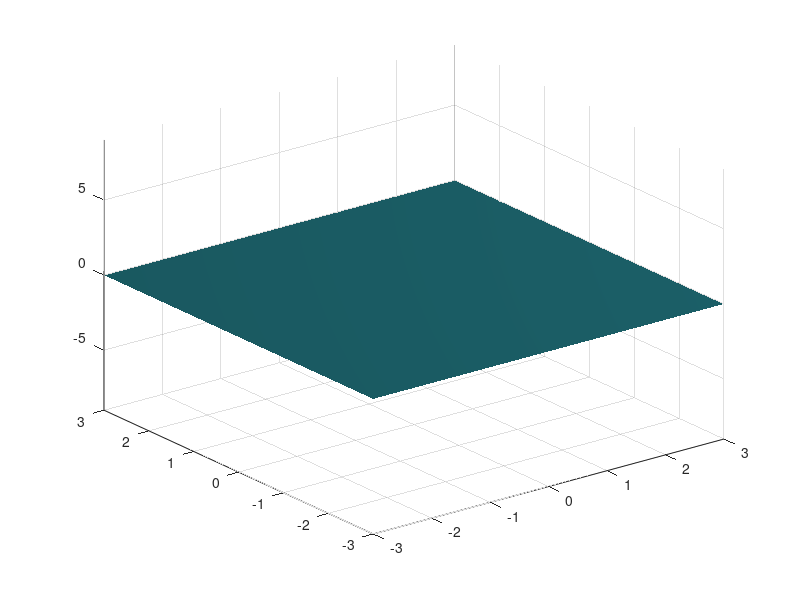

Recreate this plot in MATLAB.
%% |gif| documentation
% The |gif| function is the simplest way to make gifs. Simply call
% 
%   gif('myfile.gif') 
% 
% to first the first frame, and then call 
% 
%   gif
% 
% to write each subsequent frame. That's it. 
% 
%% Syntax
% 
%  gif('filename.gif') 
%  gif(...,'DelayTime',DelayTimeValue,...) 
%  gif(...,'LoopCount',LoopCountValue,...) 
%  gif(...,'frame',handle,...) 
%  gif(...,'nodither') 
%  gif 
%  gif('clear') 
% 
%% Description 
% 
% |gif('filename.gif')| writes the first frame of a new gif file by the name |filename.gif|. 
% 
% |gif(...,'DelayTime',DelayTimeValue,...)| specifies a the delay time in seconds between
% frames. Default delay time is |1/15|. 
% 
% |gif(...,'LoopCount',LoopCountValue,...)| specifies the number of times the gif animation 
% will play. Default loop count is |Inf|. 
% 
% |gif(...,'frame',handle,...)| uses the frame of the given figure or set of axes. The default 
% frame handle is |gca|, meaning the current axes. To turn an entire figure window into a gif, 
% use |'frame',gcf| to use the current figure. 
% 
% |gif(...,'nodither')| maps each color in the original image to the closest color in the new 
% without dithering. Dithering is performed by default to achieve better color resolution, 
% albeit at the expense of spatial resolution.
% 
% |gif| adds a frame to the current gif file. 
% 
% |gif('clear')| clears the persistent variables associated with the most recent gif. 
% 
%% Example 
% Consider this sample surface that changes over time: 

% Some sample data: 
t = sin(linspace(0,2*pi,30)); 
[X,Y,Z] = peaks(500); 

% Plot the first frame: 
h = surf(X,Y,Z*t(1)); 
shading interp
axis([-3 3 -3 3 -9 9])

% Make it fancy: 
camlight
set(gca,'color','k') 
set(gcf,'color','k') 
caxis([min(Z(:)) max(Z(:))])

%% Write the first frame: 
% When your plot looks the way you want the first frame of the gif to look, create a new gif file
% and write the first frame like this: 
% 
%  gif('myfile.gif') 
% 
% If you want to specify certain options, include them the first time you call |gif|. For example, 
% if you want a 0.2 second delay between each frame, you want the loop to run five times, and you 
% want to use the entire figure window rather than the current axes, specifying all those options
% would look like this: 
% 
%  gif('myfile.gif','DelayTime',0.2,'LoopCount',5,'frame',gcf)
% 
%% Write the rest of the frames 
% After the first frame has been written, write each subsequent frame simply by calling |gif| without
% any options. Here we loop through the remaining 29 frames:
% 
%  for k = 2:30
%     set(h,'Zdata',Z*t(k))
%     gif
%  end

%% 
% And that's it. Here's what the final product looks like: 
% 
% <<myfile.gif>>

%% View the gif in Matlab 
% Did you know you can view gifs in Matlab? Here's how: 
% 
%  web('myfile.gif') 

%% Speeding up animation creation 
% You'll notice that in the loop above, we only changed the bare minimum number of things in the plot. 
% We did not clear the plot and regenerate the plot each time through the loop, because the more things
% you do, and the more things you plot, the longer it takes for each iteration. As with any loop, try to 
% minimize the number of operations inside the loop. 
% 
%% Author Info
% This function and supporting documentation were written by <http://www.chadagreene.com Chad A. Greene> 
% of the University of Texas Institute for Geophysics (UTIG), June 2017. 
